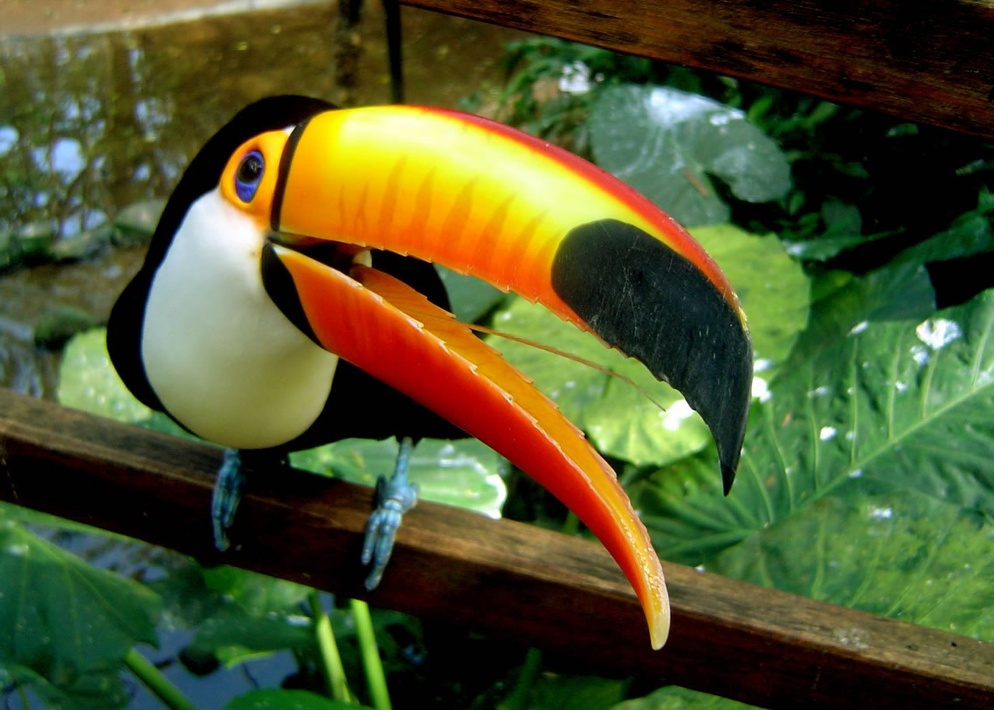
#> input picture t1 - t15/t-6/tucano.jpg, 994 x 710 px, shrunk from 1277 x 912 before the run
$ python t-6.py
#> lines starting #> are read from the running program, lines starting #| are printed output that depends on the picture
import cv2 as cv
## filtros passa baixa permitem a passagem de altas frequencias.
## also know as deixa passar as bordas
img = cv.imread('tucano.jpg',0)
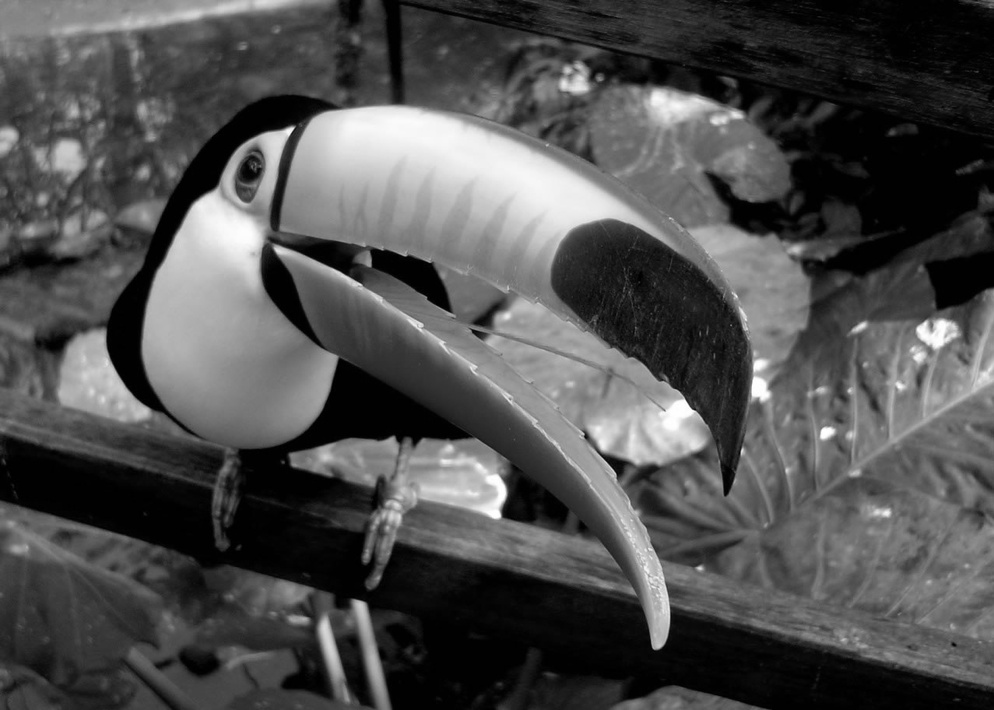
#> img: shape (710, 994); min 0, max 255, mean 78.8
cv.imshow('imagem-tucano', img)
passa_alta = cv.Canny(img,100,180)
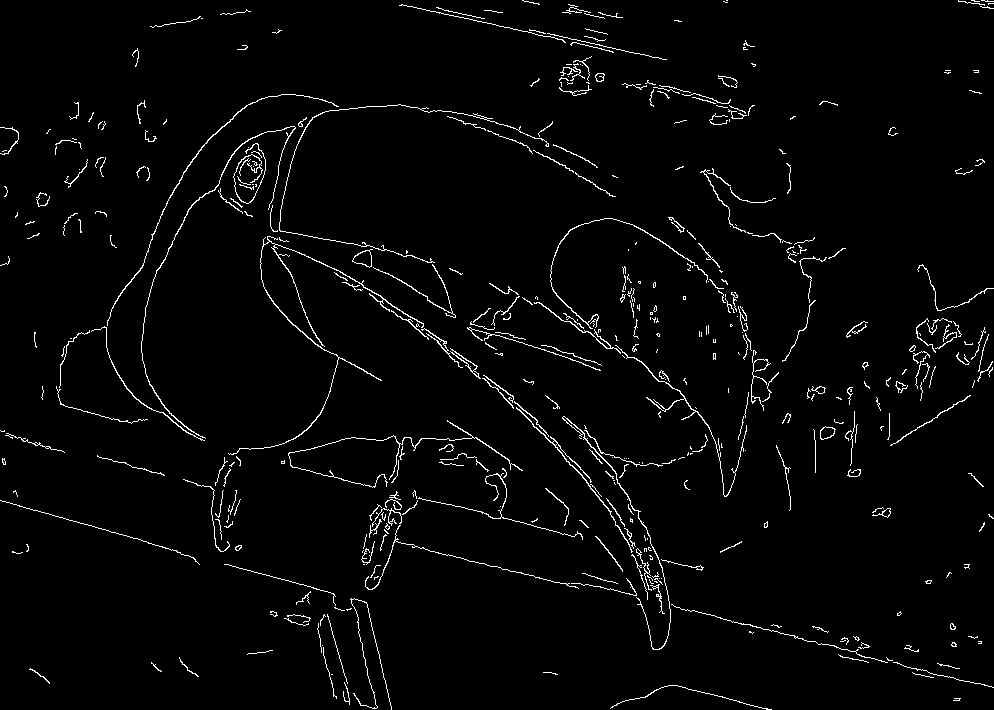
#> passa_alta: shape (710, 994); 2.6% white in thin lines or dots
cv.imshow('passa_alta',passa_alta)
cv.imwrite('tucano-passa-alta.jpg',passa_alta)
cv.waitKey()
